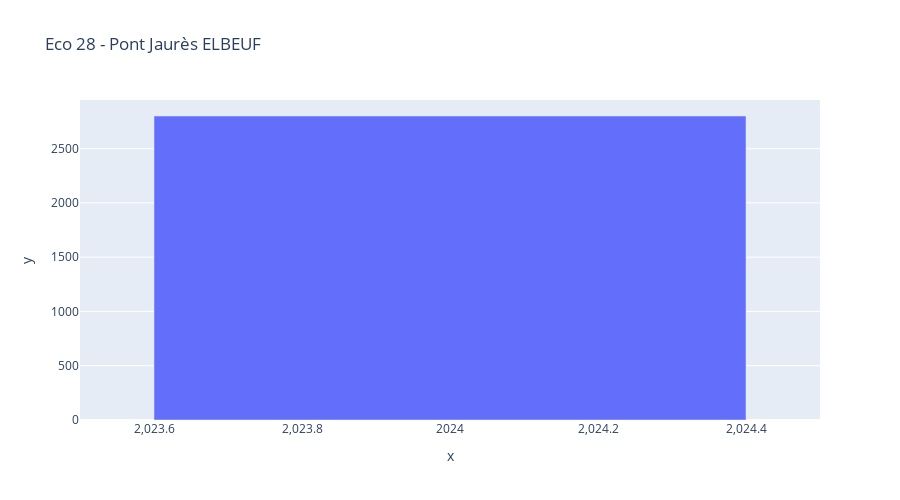

Write notebook code for a chart like this one.
### Code cell
def plot_volume_annuel(name):
    data = df.loc[df['name']==name,['Year','counts']]
    data = data.groupby('Year').sum()
    data = data.reset_index()
    return px.bar(x=data['Year'],y=data['counts'],title=name,height=500)

widgets.interact(plot_volume_annuel,name=df['name'].unique())

### Figure 1 — Plotly figure (JSON) as saved in the notebook; plotly's stock layout.template omitted (floating-point values rounded to 4 significant figures)
{"data": [{"alignmentgroup": "True", "hovertemplate": "x=%{x}<br>y=%{y}<extra></extra>", "legendgroup": "", "marker": {"color": "#636efa", "pattern": {"shape": ""}}, "name": "", "offsetgroup": "", "orientation": "v", "showlegend": false, "textposition": "auto", "type": "bar", "x": [2024], "xaxis": "x", "y": [2801], "yaxis": "y"}], "layout": {"barmode": "relative", "height": 500, "legend": {"tracegroupgap": 0}, "title": {"text": "Eco 28 - Pont Jaurès ELBEUF"}, "xaxis": {"anchor": "y", "domain": [0, 1], "title": {"text": "x"}}, "yaxis": {"anchor": "x", "domain": [0, 1], "title": {"text": "y"}}}}
